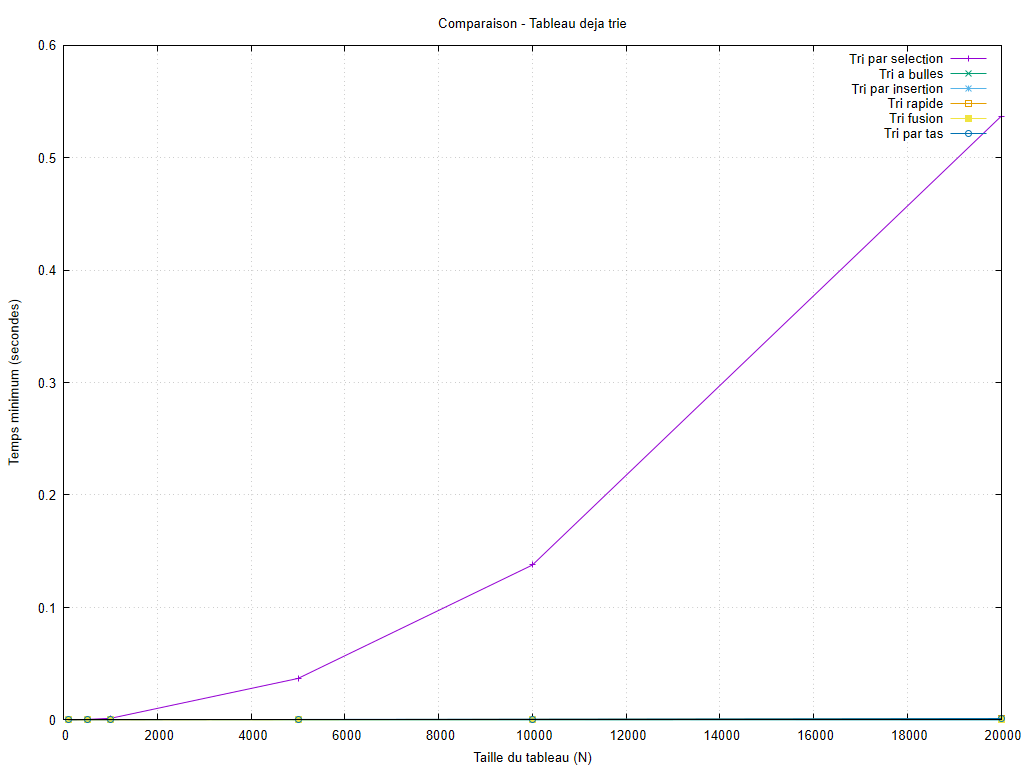

Generate this figure with gnuplot:
set encoding utf8
set terminal pngcairo size 1024,768 font 'Arial,10'
set output 'graphiques/20261003_213454/configurations/croissant.png'
set datafile missing 'non_mesure'
set datafile separator ';'
set title 'Comparaison - Tableau deja trie'
set xlabel 'Taille du tableau (N)'
set ylabel 'Temps minimum (secondes)'
set grid
set yrange [0:*]
plot 'resultats/20261003_213454/croissant.csv' every ::1 using 1:2 title 'Tri par selection' with linespoints, 'resultats/20261003_213454/croissant.csv' every ::1 using 1:4 title 'Tri a bulles' with linespoints, 'resultats/20261003_213454/croissant.csv' every ::1 using 1:6 title 'Tri par insertion' with linespoints, 'resultats/20261003_213454/croissant.csv' every ::1 using 1:8 title 'Tri rapide' with linespoints, 'resultats/20261003_213454/croissant.csv' every ::1 using 1:10 title 'Tri fusion' with linespoints, 'resultats/20261003_213454/croissant.csv' every ::1 using 1:12 title 'Tri par tas' with linespoints
unset output
